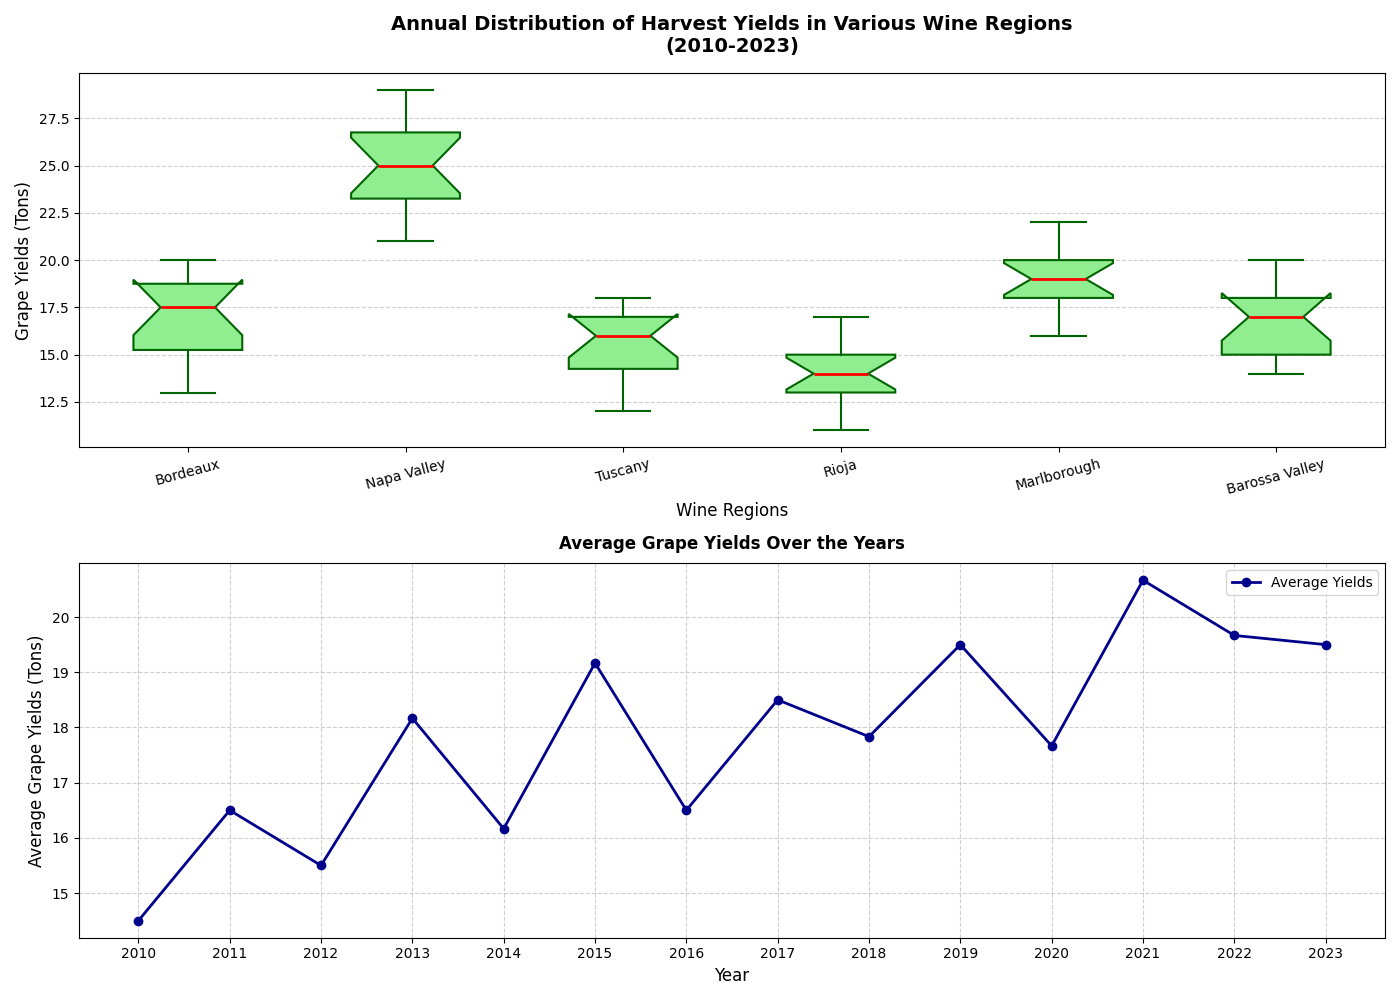

The Python source for this figure:
import matplotlib.pyplot as plt

# Expanded Data for grape yields in tons over the years 2010-2023
bordeaux_yields = [13, 16, 15, 18, 14, 20, 16, 19, 17, 18, 15, 19, 20, 18]
napa_valley_yields = [21, 23, 22, 24, 23, 26, 25, 24, 27, 26, 25, 28, 29, 27]
tuscany_yields = [12, 14, 13, 16, 15, 17, 14, 16, 15, 17, 16, 18, 17, 18]
rioja_yields = [11, 13, 12, 15, 12, 14, 13, 15, 14, 16, 13, 17, 15, 16]
marlborough_yields = [16, 18, 17, 19, 18, 20, 17, 19, 18, 21, 20, 22, 19, 21]
barossa_valley_yields = [14, 15, 14, 17, 15, 18, 14, 18, 16, 19, 17, 20, 18, 17]

# Organize data for box plot
yield_data = [
    bordeaux_yields,
    napa_valley_yields,
    tuscany_yields,
    rioja_yields,
    marlborough_yields,
    barossa_valley_yields
]

# Define labels for the wine regions
regions = ['Bordeaux', 'Napa Valley', 'Tuscany', 'Rioja', 'Marlborough', 'Barossa Valley']

# Create the figure and axis
fig, ax = plt.subplots(2, 1, figsize=(14, 10))

# Create boxplot
ax[0].boxplot(yield_data, patch_artist=True, notch=True,
              boxprops=dict(facecolor='lightgreen', color='darkgreen', linewidth=1.5),
              whiskerprops=dict(color='darkgreen', linewidth=1.5),
              capprops=dict(color='darkgreen', linewidth=1.5),
              medianprops=dict(color='red', linewidth=2),
              flierprops=dict(marker='o', color='darkgreen', alpha=0.5))

ax[0].set_title('Annual Distribution of Harvest Yields in Various Wine Regions\n(2010-2023)', fontsize=14, fontweight='bold', pad=15)
ax[0].set_xlabel('Wine Regions', fontsize=12)
ax[0].set_ylabel('Grape Yields (Tons)', fontsize=12)
ax[0].set_xticklabels(regions, rotation=15)
ax[0].grid(axis='y', linestyle='--', alpha=0.6)

# Additional subplot: Line plot of average yields over the years
years = list(range(2010, 2024))
average_yields_per_year = [
    sum(yields) / len(yields) for yields in zip(*yield_data)
]

ax[1].plot(years, average_yields_per_year, marker='o', color='darkblue', linewidth=2, label='Average Yields')
ax[1].set_title('Average Grape Yields Over the Years', fontsize=12, fontweight='bold', pad=10)
ax[1].set_xlabel('Year', fontsize=12)
ax[1].set_ylabel('Average Grape Yields (Tons)', fontsize=12)
ax[1].set_xticks(years)
ax[1].legend()
ax[1].grid(linestyle='--', alpha=0.6)

plt.tight_layout()
plt.show()
